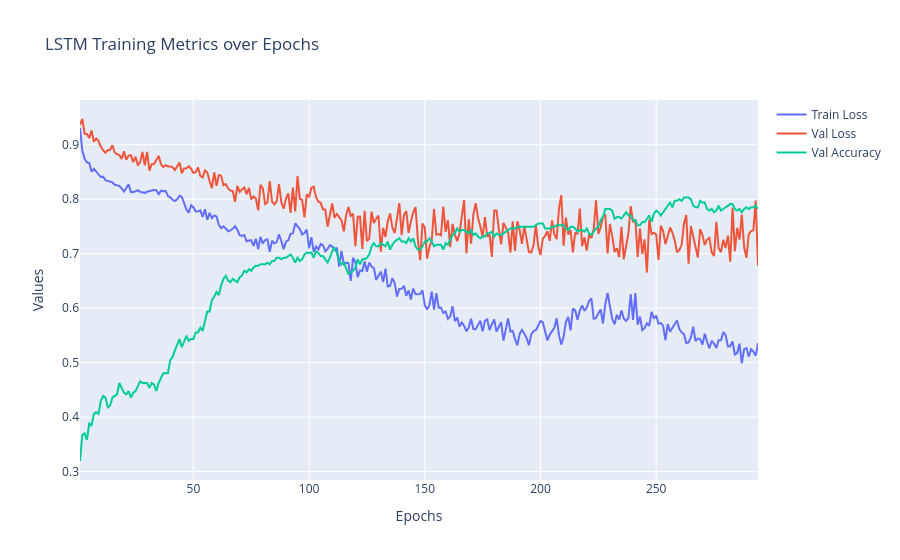

Here is the notebook cell this chart was saved with:
### Code cell
epochs = logs["epochs"]
train_loss = logs["train_loss"]
val_loss = logs["val_loss"]
val_acc = logs["val_acc"]

fig = go.Figure()
fig.add_trace(go.Scatter(x=epochs, y=train_loss, mode="lines", name="Train Loss"))
fig.add_trace(go.Scatter(x=epochs, y=val_loss, mode="lines", name="Val Loss"))
fig.add_trace(go.Scatter(x=epochs, y=val_acc, mode="lines", name="Val Accuracy"))

fig.update_layout(
    title="LSTM Training Metrics over Epochs",
    xaxis_title="Epochs",
    yaxis_title="Values",
    hovermode="x unified"
)

fig.show()

### Figure 1 — Plotly figure (JSON) as saved in the notebook; plotly's stock layout.template omitted (floating-point values rounded to 4 significant figures; data arrays with more than 128 entries replaced by an {"elided": "..."} marker saying what was removed)
{"data": [{"mode": "lines", "name": "Train Loss", "type": "scatter", "x": {"elided": "294 int values"}, "y": {"elided": "294 float values"}}, {"mode": "lines", "name": "Val Loss", "type": "scatter", "x": {"elided": "294 int values"}, "y": {"elided": "294 float values"}}, {"mode": "lines", "name": "Val Accuracy", "type": "scatter", "x": {"elided": "294 int values"}, "y": {"elided": "294 float values"}}], "layout": {"hovermode": "x unified", "title": {"text": "LSTM Training Metrics over Epochs"}, "xaxis": {"title": {"text": "Epochs"}}, "yaxis": {"title": {"text": "Values"}}}}
